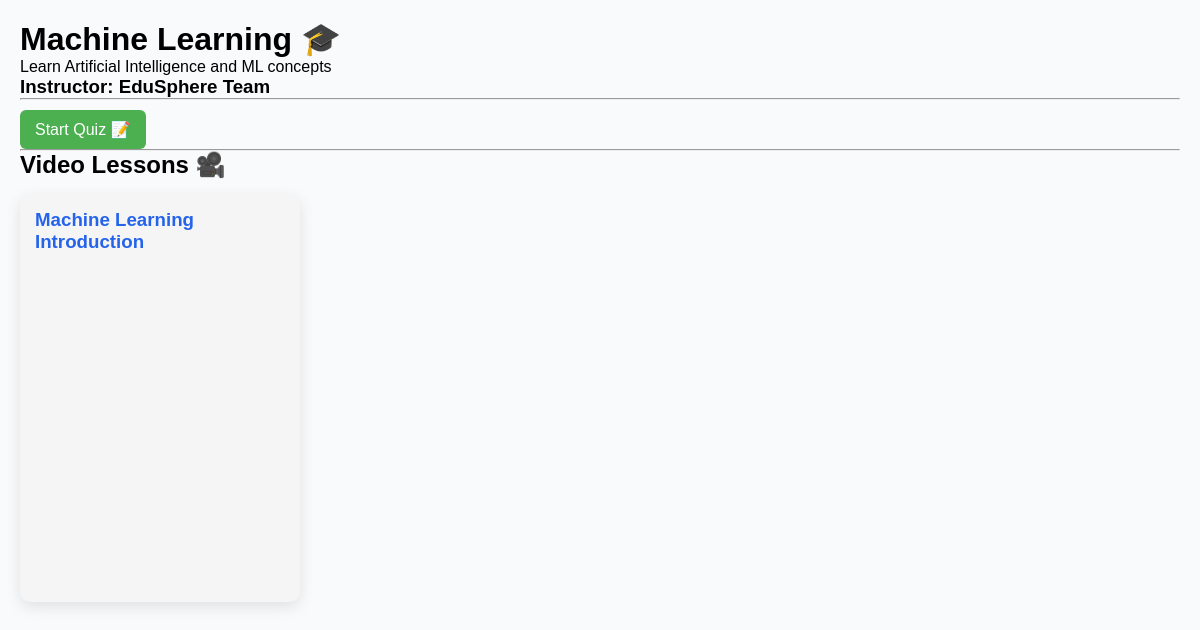
/course/3, run on the app's committed database.
### tables this page shows
CREATE TABLE courses(
        id INTEGER PRIMARY KEY AUTOINCREMENT,
        name TEXT,
        description TEXT,
        instructor TEXT
    );

CREATE TABLE videos(
        id INTEGER PRIMARY KEY AUTOINCREMENT,
        course_id INTEGER,
        title TEXT,
        video_url TEXT
    );

### app.py (the view)
@app.route("/course/<int:id>")
def course_details(id):
    conn = sqlite3.connect("users.db")
    cursor = conn.cursor()
    cursor.execute("SELECT * FROM courses WHERE id=?", (id,))
    course = cursor.fetchone()
    cursor.execute("SELECT * FROM videos WHERE course_id=?", (id,))
    videos = cursor.fetchall()
    conn.close()
    return render_template("course_details.html", course=course, videos=videos)

### templates/course_details.html (shortened to what this page needs)
<!DOCTYPE html>
<html>
<head>
    <link rel="stylesheet" href="/static/style.css">
</head>
<body>
<h1>{{ course[1] }} 🎓</h1>
<p>{{ course[2] }}</p>
<h3>Instructor: {{ course[3] }}</h3>
<hr>
<a class="quiz-btn" href="/quiz/{{ course[0] }}">
    Start Quiz 📝
</a>
<hr>
<h2>Video Lessons 🎥</h2>
{% for video in videos %}
<div class="card">
    <h3>{{ video[2] }}</h3>
    <iframe
        width="560"
        height="315"
        src="{{ video[3] }}"
        frameborder="0"
        allowfullscreen>
    </iframe>
</div>
{% endfor %}
</body>
</html>

### static/style.css (style rules this page uses)
* { margin:0; padding:0; box-sizing:border-box; }
body { font-family:Arial, sans-serif; background:#f8fafc; }
.card { background:white; padding:30px; width:280px; border-radius:15px; box-shadow:0 5px 15px rgba(0,0,0,0.1); }
.card h3 { color:#2563eb; margin-bottom:15px; }

### templates/course_details.html (style rules this page uses)
body { font-family: Arial; margin: 20px; }
.card { background: #f5f5f5; padding: 15px; margin: 15px 0; border-radius: 10px; }
.quiz-btn { display: inline-block; padding: 10px 15px; background: #4CAF50; color: white; text-decoration: none; border-radius: 6px; margin-top: 10px; }
iframe { border-radius: 10px; }

### data on the page
courses: name "Machine Learning", description "Learn Artificial Intelligence and ML concepts", instructor "EduSphere Team"
videos: title "Machine Learning Introduction"
